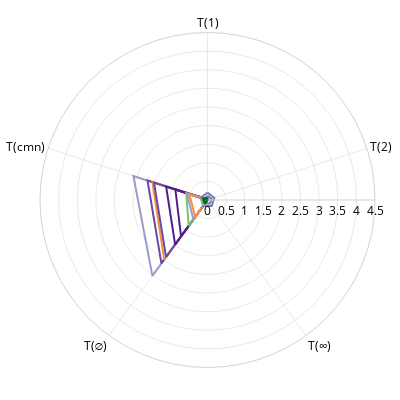
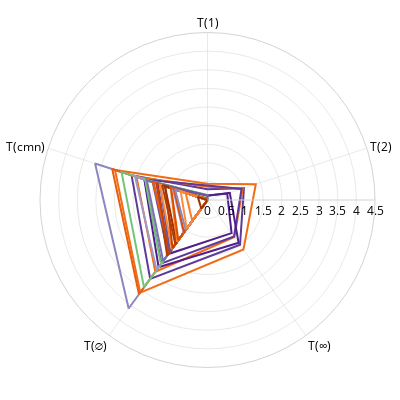
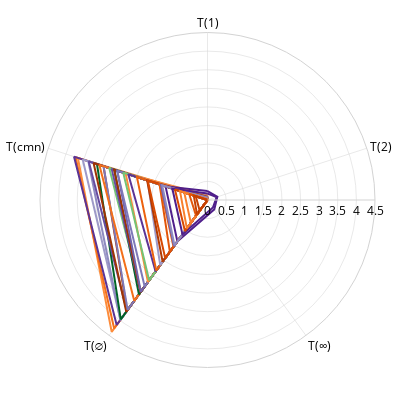

The code cell stored with these charts, in order, in its notebook:
### Code cell
from matplotlib import cm
from matplotlib.colors import to_hex
import re


import pandas as pd
import numpy as np
import plotly.graph_objects as go
import plotly.express as px
from process_database import process_grouped_df, process_rankings, compute_odds_ratio_by_group

import pandas as pd

# Your model type mapping
model_type_map = {
    'convnext_base': "fully convolutional",
    'convnext_tiny': "fully convolutional",
    'deit_small': "fully attention",
    'vit_base': "fully attention",
    'vit_small': "fully attention",
    'resnet50': "fully convolutional",
    'eva02_base': "fully attention",
    'eva02_tiny': "fully attention",
    'swin_base': "fully attention",
    'swin_tiny': "fully attention",
    'coatnet_0': "hybrid",
    'coatnet_2': "hybrid",
    'regnetx_004': "fully convolutional",
    'efficientnet-b0': "fully convolutional", 
    'deit_tiny': "fully attention",
    'mobilevit-small': "hybrid",
    'mobilenetv3': "fully convolutional",
    'edgenext_small': "fully convolutional",
    'coat_tiny': "hybrid",
}

# Colormap for each model type
type_to_cmap = {
    'fully convolutional': cm.Purples,     # deep violet → lavender
    'fully attention': cm.Oranges,         # strong orange → light peach
    'hybrid': cm.Greens                    # forest → mint
}

# Extract base backbone name from full backbone string
def extract_base_name(backbone_name):
    for base in model_type_map:
        if base in backbone_name:
            return base
    return 'unknown'


# Define line styles per loss function
line_styles = {
    'CLASSIC_AT': 'solid',
    'TRADES_v2': 'dot'
}


# Define mapping for renaming
metric_rename_map = {
    'sum_L1_acc': "T(1)",
    'sum_L2_acc': "T(2)",
    'sum_Linf_acc': "T(∞)",
    'sum_clean_acc': "T(∅)",
    'sum_common_acc':"T(cmn)"
}

# Apply the mapping to metrics list and add loop closing term
theta_labels = [metric_rename_map[m] for m in metric_rename_map] + [metric_rename_map[list(metric_rename_map.keys())[0]]]


from plotly.colors import qualitative
color_palette = qualitative.Bold

from process_database import process_grouped_df, process_rankings, compute_odds_ratio_by_group

for d in final_data:
    d["ft_strategy"] = "Linear Probing (50 epochs)"

for size_id,size in [ (0,'small'), (1,'medium'), (2,'large') ]: 
    grouped_df = process_grouped_df(final_data, size)
    grouped_df = process_rankings(grouped_df)

    df1 = grouped_df.copy()

    metrics_to_sum = ["L1_acc", "L2_acc", "Linf_acc", "clean_acc", "common_acc"]

    for metric in metrics_to_sum:
        metric_cols = [col for col in df1.columns if col[1] == metric]
        df1[f'sum_{metric}'] = df1[metric_cols].sum(axis=1)

    df_per_row_sums = df1[[f'sum_{m}' for m in metrics_to_sum]]

    df_per_row_sums.columns = df_per_row_sums.columns.get_level_values(0)

    df_per_row_sums.columns.name = 'metric'

    df_per_row_sums

    # Get all unique backbones
    backbones = sorted(set(backbone for backbone, _,_,_,_,_,_  in df_per_row_sums.index))

    # Map backbones to model type
    backbone_model_type = {b: model_type_map.get(extract_base_name(b), 'unknown') for b in backbones}

    # Assign gradient color per backbone based on model type
    color_map = {}
    for model_type in ['fully convolutional', 'fully attention', 'hybrid']:
        bks = [bk for bk in backbones if backbone_model_type[bk] == model_type]
        n = len(bks)
        for i, bk in enumerate(bks):
            start, end = 0.5, 0.9  # avoid very light or very dark edges
            position = start + (end - start) * (i / max(n - 1, 1))
            color = to_hex(type_to_cmap[model_type](position))
            color_map[bk] = color


    # Define metrics
    metrics = ['sum_L1_acc', 'sum_L2_acc', 'sum_Linf_acc', 'sum_clean_acc', 'sum_common_acc']

    # Get unique backbones
    unique_backbones = sorted( set(backbone for backbone, _,_,_,_,_,_ in df_per_row_sums.index) )

    fig = go.Figure()

    for (backbone, loss,_,_,_,_,_ ), row in df_per_row_sums.iterrows():
        fig.add_trace(go.Scatterpolar(
            r=row.tolist() + [row.tolist()[0]],  # Close the loop
            theta=theta_labels,
            mode='lines',
            name=f"{backbone} ({loss})",
            line=dict(
                width=2,
                color=color_map[backbone],
                dash=line_styles.get(loss, 'solid')
            )
        ))

    fig.update_layout(
        margin=dict(l=40, r=25, t=25, b=25),  # remove all outer margins
        width=400,    # in pixels (~2.5 inches at 96 DPI)
        height=400,    # in pixels (~1.875 inches)
        paper_bgcolor='white',
        plot_bgcolor='white',

        polar=dict(
            radialaxis=dict(
                visible=True,
                range=[0, 4.5],
                showline=True,
                linewidth=1,
                linecolor="lightgrey",
                gridcolor="lightgrey",
                gridwidth=0.5,
            ),
            angularaxis=dict(
                direction="clockwise",
                showline=True,
                linewidth=1,
                linecolor="lightgrey",
                gridcolor="lightgrey",
                gridwidth=0.5,
            ),
            bgcolor='white'
        ),
        legend=dict(
            x=0,
            y=1.0,
            xanchor='left',
            yanchor='top',
            bgcolor='rgba(255,255,255,0.9)',
            bordercolor='lightgrey',
            borderwidth=1,
            font=dict(size=11),
        ),
        showlegend=False,
        font=dict(color='black'),
    )

    fig.show()

    fig.write_image("./paper_figures/radar_plot_{}_{}.png".format(size, pn2), scale=3  )                # upscale for higher DPI (1 = default)

### Figure 1 — Plotly figure (JSON) as saved in the notebook; plotly's stock layout.template omitted (floating-point values rounded to 4 significant figures)
{"data": [{"line": {"color": "#9e9ac8", "dash": "solid", "width": 2}, "mode": "lines", "name": "edgenext_small.usi_in1k (edgenetx_s,sup,in1k)", "r": [0, 0, 0, 2.52, 2.093, 0], "theta": ["T(1)", "T(2)", "T(∞)", "T(∅)", "T(cmn)", "T(1)"], "type": "scatterpolar"}, {"line": {"color": "#674ba0", "dash": "solid", "width": 2}, "mode": "lines", "name": "mobilenetv3_large_100.ra_in1k (mobilenet_v3,sup,in1k)", "r": [0.02338, 0, 0, 2.107, 1.695, 0.02338], "theta": ["T(1)", "T(2)", "T(∞)", "T(∅)", "T(cmn)", "T(1)"], "type": "scatterpolar"}, {"line": {"color": "#fd8c3b", "dash": "solid", "width": 2}, "mode": "lines", "name": "deit_tiny_patch16_224.fb_in1k (deit_t,sup,in1k)", "r": [0, 0, 0, 1.98, 1.555, 0], "theta": ["T(1)", "T(2)", "T(∞)", "T(∅)", "T(cmn)", "T(1)"], "type": "scatterpolar"}, {"line": {"color": "#674ba0", "dash": "solid", "width": 2}, "mode": "lines", "name": "mobilenetv3_large_100.ra_in1k (mobilenet_v3,sup,in1k)", "r": [0.001, 0, 0, 1.894, 1.511, 0.001], "theta": ["T(1)", "T(2)", "T(∞)", "T(∅)", "T(cmn)", "T(1)"], "type": "scatterpolar"}, {"line": {"color": "#4f1f8b", "dash": "solid", "width": 2}, "mode": "lines", "name": "regnetx_004.pycls_in1k (regnetx_004,sup,in1k)", "r": [0.018, 0, 0, 1.479, 1.168, 0.018], "theta": ["T(1)", "T(2)", "T(∞)", "T(∅)", "T(cmn)", "T(1)"], "type": "scatterpolar"}, {"line": {"color": "#4f1f8b", "dash": "solid", "width": 2}, "mode": "lines", "name": "regnetx_004.pycls_in1k (regnetx_004,sup,in1k)", "r": [0, 0, 0, 1.209, 0.9072, 0], "theta": ["T(1)", "T(2)", "T(∞)", "T(∅)", "T(cmn)", "T(1)"], "type": "scatterpolar"}, {"line": {"color": "#73c476", "dash": "solid", "width": 2}, "mode": "lines", "name": "coat_tiny.in1k (coat_t,sup,in1k)", "r": [0, 0, 0, 0.8607, 0.6015, 0], "theta": ["T(1)", "T(2)", "T(∞)", "T(∅)", "T(cmn)", "T(1)"], "type": "scatterpolar"}, {"line": {"color": "#9e9ac8", "dash": "solid", "width": 2}, "mode": "lines", "name": "edgenext_small.usi_in1k (edgenetx_s,sup,in1k)", "r": [0, 0, 0, 0.645, 0.5805, 0], "theta": ["T(1)", "T(2)", "T(∞)", "T(∅)", "T(cmn)", "T(1)"], "type": "scatterpolar"}, {"line": {"color": "#fd8c3b", "dash": "solid", "width": 2}, "mode": "lines", "name": "deit_tiny_patch16_224.fb_in1k (deit_t,sup,in1k)", "r": [0, 0, 0, 0.5623, 0.5104, 0], "theta": ["T(1)", "T(2)", "T(∞)", "T(∅)", "T(cmn)", "T(1)"], "type": "scatterpolar"}, {"line": {"color": "#7e79b8", "dash": "solid", "width": 2}, "mode": "lines", "name": "efficientnet-b0 (efficientnet_b0,sup,in1k)", "r": [0.1986, 0.1916, 0.1966, 0.1966, 0.1916, 0.1986], "theta": ["T(1)", "T(2)", "T(∞)", "T(∅)", "T(cmn)", "T(1)"], "type": "scatterpolar"}, {"line": {"color": "#7e79b8", "dash": "solid", "width": 2}, "mode": "lines", "name": "efficientnet-b0 (efficientnet_b0,sup,in1k)", "r": [0.1146, 0.1126, 0.1146, 0.1146, 0.08605, 0.1146], "theta": ["T(1)", "T(2)", "T(∞)", "T(∅)", "T(cmn)", "T(1)"], "type": "scatterpolar"}, {"line": {"color": "#73c476", "dash": "solid", "width": 2}, "mode": "lines", "name": "coat_tiny.in1k (coat_t,sup,in1k)", "r": [0, 0, 0, 0.1779, 0.175, 0], "theta": ["T(1)", "T(2)", "T(∞)", "T(∅)", "T(cmn)", "T(1)"], "type": "scatterpolar"}, {"line": {"color": "#006428", "dash": "solid", "width": 2}, "mode": "lines", "name": "mobilevit-small (mobilevit_s,sup,in1k)", "r": [0.05405, 0.01176, 0, 0.1251, 0.126, 0.05405], "theta": ["T(1)", "T(2)", "T(∞)", "T(∅)", "T(cmn)", "T(1)"], "type": "scatterpolar"}, {"line": {"color": "#006428", "dash": "solid", "width": 2}, "mode": "lines", "name": "mobilevit-small (mobilevit_s,sup,in1k)", "r": [0.03981, 0.01, 0.004, 0.1095, 0.1171, 0.03981], "theta": ["T(1)", "T(2)", "T(∞)", "T(∅)", "T(cmn)", "T(1)"], "type": "scatterpolar"}], "layout": {"font": {"color": "black"}, "height": 400, "legend": {"bgcolor": "rgba(255,255,255,0.9)", "bordercolor": "lightgrey", "borderwidth": 1, "font": {"size": 11}, "x": 0, "xanchor": "left", "y": 1, "yanchor": "top"}, "margin": {"b": 25, "l": 40, "r": 25, "t": 25}, "paper_bgcolor": "white", "plot_bgcolor": "white", "polar": {"angularaxis": {"direction": "clockwise", "gridcolor": "lightgrey", "gridwidth": 0.5, "linecolor": "lightgrey", "linewidth": 1, "showline": true}, "bgcolor": "white", "radialaxis": {"gridcolor": "lightgrey", "gridwidth": 0.5, "linecolor": "lightgrey", "linewidth": 1, "range": [0, 4.5], "showline": true, "visible": true}}, "showlegend": false, "width": 400}}

### Figure 2 — Plotly figure (JSON) as saved in the notebook; plotly's stock layout.template omitted (floating-point values rounded to 4 significant figures)
{"data": [{"line": {"color": "#f26c16", "dash": "solid", "width": 2}, "mode": "lines", "name": "robust_deit_small_patch16_224 (deit_s,rob-sup,in1k)", "r": [0.4367, 1.365, 1.643, 3.074, 2.614, 0.4367], "theta": ["T(1)", "T(2)", "T(∞)", "T(∅)", "T(cmn)", "T(1)"], "type": "scatterpolar"}, {"line": {"color": "#5e3a98", "dash": "solid", "width": 2}, "mode": "lines", "name": "robust_convnext_tiny (convnext_t,rob-sup,in1k)", "r": [0.2877, 1.029, 1.487, 2.619, 2.144, 0.2877], "theta": ["T(1)", "T(2)", "T(∞)", "T(∅)", "T(cmn)", "T(1)"], "type": "scatterpolar"}, {"line": {"color": "#f26c16", "dash": "solid", "width": 2}, "mode": "lines", "name": "robust_deit_small_patch16_224 (deit_s,rob-sup,in1k)", "r": [0.355, 0.9934, 1.229, 2.384, 2.005, 0.355], "theta": ["T(1)", "T(2)", "T(∞)", "T(∅)", "T(cmn)", "T(1)"], "type": "scatterpolar"}, {"line": {"color": "#8b87bf", "dash": "solid", "width": 2}, "mode": "lines", "name": "convnext_tiny.fb_in22k (convnext_t,sup,in22k)", "r": [0.007175, 0, 0, 3.603, 3.176, 0.007175], "theta": ["T(1)", "T(2)", "T(∞)", "T(∅)", "T(cmn)", "T(1)"], "type": "scatterpolar"}, {"line": {"color": "#5e3a98", "dash": "solid", "width": 2}, "mode": "lines", "name": "robust_convnext_tiny (convnext_t,rob-sup,in1k)", "r": [0.3922, 0.9614, 1.212, 2.105, 1.775, 0.3922], "theta": ["T(1)", "T(2)", "T(∞)", "T(∅)", "T(cmn)", "T(1)"], "type": "scatterpolar"}, {"line": {"color": "#4f1f8b", "dash": "solid", "width": 2}, "mode": "lines", "name": "robust_resnet50 (resnet50,rob-sup,in1k)", "r": [0.117, 0.6297, 1.421, 2.234, 1.785, 0.117], "theta": ["T(1)", "T(2)", "T(∞)", "T(∅)", "T(cmn)", "T(1)"], "type": "scatterpolar"}, {"line": {"color": "#e85d0c", "dash": "solid", "width": 2}, "mode": "lines", "name": "swin_tiny_patch4_window7_224.ms_in1k (swin_t,sup,in1k)", "r": [0, 0, 0, 3.131, 2.691, 0], "theta": ["T(1)", "T(2)", "T(∞)", "T(∅)", "T(cmn)", "T(1)"], "type": "scatterpolar"}, {"line": {"color": "#73c476", "dash": "solid", "width": 2}, "mode": "lines", "name": "coatnet_0_rw_224.sw_in1k (coatnet_0,sup,in1k)", "r": [0.047, 0, 0, 2.902, 2.428, 0.047], "theta": ["T(1)", "T(2)", "T(∞)", "T(∅)", "T(cmn)", "T(1)"], "type": "scatterpolar"}, {"line": {"color": "#4f1f8b", "dash": "solid", "width": 2}, "mode": "lines", "name": "robust_resnet50 (resnet50,rob-sup,in1k)", "r": [0.123, 0.557, 1.1, 1.795, 1.408, 0.123], "theta": ["T(1)", "T(2)", "T(∞)", "T(∅)", "T(cmn)", "T(1)"], "type": "scatterpolar"}, {"line": {"color": "#9e9ac8", "dash": "solid", "width": 2}, "mode": "lines", "name": "convnext_tiny.fb_in1k (convnext_t,sup,in1k)", "r": [0, 0, 0, 2.326, 2.047, 0], "theta": ["T(1)", "T(2)", "T(∞)", "T(∅)", "T(cmn)", "T(1)"], "type": "scatterpolar"}, {"line": {"color": "#73c476", "dash": "solid", "width": 2}, "mode": "lines", "name": "coatnet_0_rw_224.sw_in1k (coatnet_0,sup,in1k)", "r": [0.1319, 0, 0, 2.128, 1.76, 0.1319], "theta": ["T(1)", "T(2)", "T(∞)", "T(∅)", "T(cmn)", "T(1)"], "type": "scatterpolar"}, {"line": {"color": "#7a71b4", "dash": "solid", "width": 2}, "mode": "lines", "name": "convnext_tiny.fb_in22k_ft_in1k (convnext_t,sup,in22k-in1k)", "r": [0, 0, 0, 2.028, 1.713, 0], "theta": ["T(1)", "T(2)", "T(∞)", "T(∅)", "T(cmn)", "T(1)"], "type": "scatterpolar"}, {"line": {"color": "#6c54a5", "dash": "solid", "width": 2}, "mode": "lines", "name": "resnet50.a1_in1k (resnet50,sup,in1k)", "r": [0.121, 0, 0, 1.8, 1.549, 0.121], "theta": ["T(1)", "T(2)", "T(∞)", "T(∅)", "T(cmn)", "T(1)"], "type": "scatterpolar"}, {"line": {"color": "#b33b02", "dash": "solid", "width": 2}, "mode": "lines", "name": "vit_small_patch16_224.augreg_in21k_ft_in1k (vit_s,sup,ink22k-in1k)", "r": [0, 0, 0, 1.845, 1.44, 0], "theta": ["T(1)", "T(2)", "T(∞)", "T(∅)", "T(cmn)", "T(1)"], "type": "scatterpolar"}, {"line": {"color": "#7a71b4", "dash": "solid", "width": 2}, "mode": "lines", "name": "convnext_tiny.fb_in22k_ft_in1k (convnext_t,sup,in22k-in1k)", "r": [0.012, 0, 0, 1.732, 1.517, 0.012], "theta": ["T(1)", "T(2)", "T(∞)", "T(∅)", "T(cmn)", "T(1)"], "type": "scatterpolar"}, {"line": {"color": "#e85d0c", "dash": "solid", "width": 2}, "mode": "lines", "name": "swin_tiny_patch4_window7_224.ms_in1k (swin_t,sup,in1k)", "r": [0.003, 0, 0, 1.702, 1.541, 0.003], "theta": ["T(1)", "T(2)", "T(∞)", "T(∅)", "T(cmn)", "T(1)"], "type": "scatterpolar"}, {"line": {"color": "#c94202", "dash": "solid", "width": 2}, "mode": "lines", "name": "vit_small_patch16_224.augreg_in21k (vit_s,sup,in22k)", "r": [0.009, 0, 0, 1.77, 1.427, 0.009], "theta": ["T(1)", "T(2)", "T(∞)", "T(∅)", "T(cmn)", "T(1)"], "type": "scatterpolar"}, {"line": {"color": "#6c54a5", "dash": "solid", "width": 2}, "mode": "lines", "name": "resnet50.a1_in1k (resnet50,sup,in1k)", "r": [0.02133, 0, 0, 1.716, 1.339, 0.02133], "theta": ["T(1)", "T(2)", "T(∞)", "T(∅)", "T(cmn)", "T(1)"], "type": "scatterpolar"}, {"line": {"color": "#fd8c3b", "dash": "solid", "width": 2}, "mode": "lines", "name": "deit_small_patch16_224.fb_in1k (deit_s,sup,in1k)", "r": [0, 0, 0, 1.627, 1.338, 0], "theta": ["T(1)", "T(2)", "T(∞)", "T(∅)", "T(cmn)", "T(1)"], "type": "scatterpolar"}, {"line": {"color": "#c94202", "dash": "solid", "width": 2}, "mode": "lines", "name": "vit_small_patch16_224.augreg_in21k (vit_s,sup,in22k)", "r": [0.001, 0, 0, 1.596, 1.195, 0.001], "theta": ["T(1)", "T(2)", "T(∞)", "T(∅)", "T(cmn)", "T(1)"], "type": "scatterpolar"}, {"line": {"color": "#b33b02", "dash": "solid", "width": 2}, "mode": "lines", "name": "vit_small_patch16_224.augreg_in21k_ft_in1k (vit_s,sup,ink22k-in1k)", "r": [0.001333, 0, 0, 1.469, 1.278, 0.001333], "theta": ["T(1)", "T(2)", "T(∞)", "T(∅)", "T(cmn)", "T(1)"], "type": "scatterpolar"}, {"line": {"color": "#9e3303", "dash": "solid", "width": 2}, "mode": "lines", "name": "vit_small_patch16_224.dino (vit_b,dino,in1k)", "r": [0.02422, 0.004762, 0, 1.412, 1.202, 0.02422], "theta": ["T(1)", "T(2)", "T(∞)", "T(∅)", "T(cmn)", "T(1)"], "type": "scatterpolar"}, {"line": {"color": "#f87d29", "dash": "solid", "width": 2}, "mode": "lines", "name": "eva02_tiny_patch14_224.mim_in22k (eva02_b,mim,ink22k)", "r": [0, 0, 0, 1.39, 1.039, 0], "theta": ["T(1)", "T(2)", "T(∞)", "T(∅)", "T(cmn)", "T(1)"], "type": "scatterpolar"}, {"line": {"color": "#dd4d04", "dash": "solid", "width": 2}, "mode": "lines", "name": "vit_small_patch16_224.augreg_in1k (vit_s,sup,in1k)", "r": [0, 0, 0, 1.334, 1.027, 0], "theta": ["T(1)", "T(2)", "T(∞)", "T(∅)", "T(cmn)", "T(1)"], "type": "scatterpolar"}, {"line": {"color": "#9e9ac8", "dash": "solid", "width": 2}, "mode": "lines", "name": "convnext_tiny.fb_in1k (convnext_t,sup,in1k)", "r": [0.001333, 0, 0, 1.09, 0.9763, 0.001333], "theta": ["T(1)", "T(2)", "T(∞)", "T(∅)", "T(cmn)", "T(1)"], "type": "scatterpolar"}, {"line": {"color": "#dd4d04", "dash": "solid", "width": 2}, "mode": "lines", "name": "vit_small_patch16_224.augreg_in1k (vit_s,sup,in1k)", "r": [0.028, 0, 0, 1.074, 0.946, 0.028], "theta": ["T(1)", "T(2)", "T(∞)", "T(∅)", "T(cmn)", "T(1)"], "type": "scatterpolar"}, {"line": {"color": "#8b87bf", "dash": "solid", "width": 2}, "mode": "lines", "name": "convnext_tiny.fb_in22k (convnext_t,sup,in22k)", "r": [0.008, 0, 0, 0.9953, 0.917, 0.008], "theta": ["T(1)", "T(2)", "T(∞)", "T(∅)", "T(cmn)", "T(1)"], "type": "scatterpolar"}, {"line": {"color": "#fd8c3b", "dash": "solid", "width": 2}, "mode": "lines", "name": "deit_small_patch16_224.fb_in1k (deit_s,sup,in1k)", "r": [0, 0, 0, 0.9489, 0.7569, 0], "theta": ["T(1)", "T(2)", "T(∞)", "T(∅)", "T(cmn)", "T(1)"], "type": "scatterpolar"}, {"line": {"color": "#f87d29", "dash": "solid", "width": 2}, "mode": "lines", "name": "eva02_tiny_patch14_224.mim_in22k (eva02_b,mim,ink22k)", "r": [0.006, 0, 0, 0.695, 0.6166, 0.006], "theta": ["T(1)", "T(2)", "T(∞)", "T(∅)", "T(cmn)", "T(1)"], "type": "scatterpolar"}, {"line": {"color": "#9e3303", "dash": "solid", "width": 2}, "mode": "lines", "name": "vit_small_patch16_224.dino (vit_b,dino,in1k)", "r": [0, 0, 0, 0.2853, 0.2729, 0], "theta": ["T(1)", "T(2)", "T(∞)", "T(∅)", "T(cmn)", "T(1)"], "type": "scatterpolar"}], "layout": {"font": {"color": "black"}, "height": 400, "legend": {"bgcolor": "rgba(255,255,255,0.9)", "bordercolor": "lightgrey", "borderwidth": 1, "font": {"size": 11}, "x": 0, "xanchor": "left", "y": 1, "yanchor": "top"}, "margin": {"b": 25, "l": 40, "r": 25, "t": 25}, "paper_bgcolor": "white", "plot_bgcolor": "white", "polar": {"angularaxis": {"direction": "clockwise", "gridcolor": "lightgrey", "gridwidth": 0.5, "linecolor": "lightgrey", "linewidth": 1, "showline": true}, "bgcolor": "white", "radialaxis": {"gridcolor": "lightgrey", "gridwidth": 0.5, "linecolor": "lightgrey", "linewidth": 1, "range": [0, 4.5], "showline": true, "visible": true}}, "showlegend": false, "width": 400}}

### Figure 3 — Plotly figure (JSON) as saved in the notebook; plotly's stock layout.template omitted (floating-point values rounded to 4 significant figures)
{"data": [{"line": {"color": "#fd8c3b", "dash": "solid", "width": 2}, "mode": "lines", "name": "eva02_base_patch14_224.mim_in22k (eva02_b,mim,ink22k)", "r": [0.073, 0, 0, 4.379, 3.662, 0.073], "theta": ["T(1)", "T(2)", "T(∞)", "T(∅)", "T(cmn)", "T(1)"], "type": "scatterpolar"}, {"line": {"color": "#f3701b", "dash": "solid", "width": 2}, "mode": "lines", "name": "swin_base_patch4_window7_224.ms_in22k_ft_in1k (swin_b,sup,ink22k-in1k)", "r": [0.008, 0, 0, 4.267, 3.728, 0.008], "theta": ["T(1)", "T(2)", "T(∞)", "T(∅)", "T(cmn)", "T(1)"], "type": "scatterpolar"}, {"line": {"color": "#5b3495", "dash": "solid", "width": 2}, "mode": "lines", "name": "convnext_base.fb_in22k_ft_in1k (convnext_b,sup,in22k-in1k)", "r": [0.002, 0, 0, 4.152, 3.77, 0.002], "theta": ["T(1)", "T(2)", "T(∞)", "T(∅)", "T(cmn)", "T(1)"], "type": "scatterpolar"}, {"line": {"color": "#9e9ac8", "dash": "solid", "width": 2}, "mode": "lines", "name": "CLIP-convnext_base_w-laion2B-s13B-b82K (convnext_b,clip,laion2b)", "r": [0.04, 0, 0, 3.978, 3.525, 0.04], "theta": ["T(1)", "T(2)", "T(∞)", "T(∅)", "T(cmn)", "T(1)"], "type": "scatterpolar"}, {"line": {"color": "#8e8ac0", "dash": "solid", "width": 2}, "mode": "lines", "name": "CLIP-convnext_base_w-laion_aesthetic-s13B-b82K (convnext_b,clip,laiona)", "r": [0, 0, 0, 3.984, 3.367, 0], "theta": ["T(1)", "T(2)", "T(∞)", "T(∅)", "T(cmn)", "T(1)"], "type": "scatterpolar"}, {"line": {"color": "#006428", "dash": "solid", "width": 2}, "mode": "lines", "name": "coatnet_2_rw_224.sw_in12k_ft_in1k (coatnet_2,sup,in12k-in1k)", "r": [0.006667, 0, 0, 3.963, 3.122, 0.006667], "theta": ["T(1)", "T(2)", "T(∞)", "T(∅)", "T(cmn)", "T(1)"], "type": "scatterpolar"}, {"line": {"color": "#674ba0", "dash": "solid", "width": 2}, "mode": "lines", "name": "convnext_base.fb_in22k (convnext_b,sup,in22k)", "r": [0, 0, 0, 3.683, 3.354, 0], "theta": ["T(1)", "T(2)", "T(∞)", "T(∅)", "T(cmn)", "T(1)"], "type": "scatterpolar"}, {"line": {"color": "#9e3303", "dash": "solid", "width": 2}, "mode": "lines", "name": "vit_base_patch16_clip_224.laion2b_ft_in1k (vit_b,clip,laion2b)", "r": [0.006, 0, 0, 3.712, 3.218, 0.006], "theta": ["T(1)", "T(2)", "T(∞)", "T(∅)", "T(cmn)", "T(1)"], "type": "scatterpolar"}, {"line": {"color": "#b03903", "dash": "solid", "width": 2}, "mode": "lines", "name": "vit_base_patch16_clip_224.laion2b (vit_b,clip,laion2b)", "r": [0.002, 0, 0, 3.674, 2.938, 0.002], "theta": ["T(1)", "T(2)", "T(∞)", "T(∅)", "T(cmn)", "T(1)"], "type": "scatterpolar"}, {"line": {"color": "#7e79b8", "dash": "solid", "width": 2}, "mode": "lines", "name": "convnext_base.clip_laion2b_augreg_ft_in12k_in1k (convnext_b,hybrid,laion2b-in12k-in1k)", "r": [0.002667, 0, 0, 3.652, 2.935, 0.002667], "theta": ["T(1)", "T(2)", "T(∞)", "T(∅)", "T(cmn)", "T(1)"], "type": "scatterpolar"}, {"line": {"color": "#f3701b", "dash": "solid", "width": 2}, "mode": "lines", "name": "swin_base_patch4_window7_224.ms_in22k_ft_in1k (swin_b,sup,ink22k-in1k)", "r": [0.032, 0, 0, 3.348, 3.056, 0.032], "theta": ["T(1)", "T(2)", "T(∞)", "T(∅)", "T(cmn)", "T(1)"], "type": "scatterpolar"}, {"line": {"color": "#73c476", "dash": "solid", "width": 2}, "mode": "lines", "name": "coatnet_2_rw_224.sw_in12k (coatnet_2,sup,in12k)", "r": [0.05333, 0, 0, 3.047, 2.776, 0.05333], "theta": ["T(1)", "T(2)", "T(∞)", "T(∅)", "T(cmn)", "T(1)"], "type": "scatterpolar"}, {"line": {"color": "#006428", "dash": "solid", "width": 2}, "mode": "lines", "name": "coatnet_2_rw_224.sw_in12k_ft_in1k (coatnet_2,sup,in12k-in1k)", "r": [0.04933, 0, 0, 3.135, 2.632, 0.04933], "theta": ["T(1)", "T(2)", "T(∞)", "T(∅)", "T(cmn)", "T(1)"], "type": "scatterpolar"}, {"line": {"color": "#674ba0", "dash": "solid", "width": 2}, "mode": "lines", "name": "convnext_base.fb_in22k (convnext_b,sup,in22k)", "r": [0.017, 0, 0, 3.06, 2.707, 0.017], "theta": ["T(1)", "T(2)", "T(∞)", "T(∅)", "T(cmn)", "T(1)"], "type": "scatterpolar"}, {"line": {"color": "#9e3303", "dash": "solid", "width": 2}, "mode": "lines", "name": "vit_base_patch16_clip_224.laion2b_ft_in1k (vit_b,clip,laion2b)", "r": [0.032, 0, 0, 3.061, 2.638, 0.032], "theta": ["T(1)", "T(2)", "T(∞)", "T(∅)", "T(cmn)", "T(1)"], "type": "scatterpolar"}, {"line": {"color": "#7262ac", "dash": "solid", "width": 2}, "mode": "lines", "name": "convnext_base.fb_in1k (convnext_b,sup,in1k)", "r": [0, 0, 0, 3.047, 2.551, 0], "theta": ["T(1)", "T(2)", "T(∞)", "T(∅)", "T(cmn)", "T(1)"], "type": "scatterpolar"}, {"line": {"color": "#7e79b8", "dash": "solid", "width": 2}, "mode": "lines", "name": "convnext_base.clip_laion2b_augreg_ft_in12k_in1k (convnext_b,hybrid,laion2b-in12k-in1k)", "r": [0.01467, 0, 0, 2.872, 2.554, 0.01467], "theta": ["T(1)", "T(2)", "T(∞)", "T(∅)", "T(cmn)", "T(1)"], "type": "scatterpolar"}, {"line": {"color": "#fd8c3b", "dash": "solid", "width": 2}, "mode": "lines", "name": "eva02_base_patch14_224.mim_in22k (eva02_b,mim,ink22k)", "r": [0.1257, 0.001, 0, 2.721, 2.313, 0.1257], "theta": ["T(1)", "T(2)", "T(∞)", "T(∅)", "T(cmn)", "T(1)"], "type": "scatterpolar"}, {"line": {"color": "#73c476", "dash": "solid", "width": 2}, "mode": "lines", "name": "coatnet_2_rw_224.sw_in12k (coatnet_2,sup,in12k)", "r": [0, 0, 0, 2.667, 2.381, 0], "theta": ["T(1)", "T(2)", "T(∞)", "T(∅)", "T(cmn)", "T(1)"], "type": "scatterpolar"}, {"line": {"color": "#5b3495", "dash": "solid", "width": 2}, "mode": "lines", "name": "convnext_base.fb_in22k_ft_in1k (convnext_b,sup,in22k-in1k)", "r": [0.01067, 0, 0, 2.372, 2.237, 0.01067], "theta": ["T(1)", "T(2)", "T(∞)", "T(∅)", "T(cmn)", "T(1)"], "type": "scatterpolar"}, {"line": {"color": "#ec620f", "dash": "solid", "width": 2}, "mode": "lines", "name": "vit_base_patch16_224.augreg_in1k (vit_b,sup,in1k)", "r": [0.004, 0, 0, 2.342, 1.994, 0.004], "theta": ["T(1)", "T(2)", "T(∞)", "T(∅)", "T(cmn)", "T(1)"], "type": "scatterpolar"}, {"line": {"color": "#9e9ac8", "dash": "solid", "width": 2}, "mode": "lines", "name": "CLIP-convnext_base_w-laion2B-s13B-b82K (convnext_b,clip,laion2b)", "r": [0.101, 0, 0, 2.162, 1.694, 0.101], "theta": ["T(1)", "T(2)", "T(∞)", "T(∅)", "T(cmn)", "T(1)"], "type": "scatterpolar"}, {"line": {"color": "#b03903", "dash": "solid", "width": 2}, "mode": "lines", "name": "vit_base_patch16_clip_224.laion2b (vit_b,clip,laion2b)", "r": [0.088, 0, 0, 2.051, 1.705, 0.088], "theta": ["T(1)", "T(2)", "T(∞)", "T(∅)", "T(cmn)", "T(1)"], "type": "scatterpolar"}, {"line": {"color": "#d84801", "dash": "solid", "width": 2}, "mode": "lines", "name": "vit_base_patch16_224.augreg_in21k_ft_in1k (vit_b,sup,ink22k-in1k)", "r": [0.032, 0.006, 0.001333, 1.931, 1.688, 0.032], "theta": ["T(1)", "T(2)", "T(∞)", "T(∅)", "T(cmn)", "T(1)"], "type": "scatterpolar"}, {"line": {"color": "#4f1f8b", "dash": "solid", "width": 2}, "mode": "lines", "name": "robust_convnext_base (convnext_b,rob-sup,in1k)", "r": [0.2402, 0.2786, 0.3104, 1.376, 1.184, 0.2402], "theta": ["T(1)", "T(2)", "T(∞)", "T(∅)", "T(cmn)", "T(1)"], "type": "scatterpolar"}, {"line": {"color": "#e25508", "dash": "solid", "width": 2}, "mode": "lines", "name": "vit_base_patch16_224.augreg_in21k (vit_b,sup,in22k)", "r": [0.017, 0.003, 0.001, 1.719, 1.354, 0.017], "theta": ["T(1)", "T(2)", "T(∞)", "T(∅)", "T(cmn)", "T(1)"], "type": "scatterpolar"}, {"line": {"color": "#ec620f", "dash": "solid", "width": 2}, "mode": "lines", "name": "vit_base_patch16_224.augreg_in1k (vit_b,sup,in1k)", "r": [0.049, 0.006, 0.001333, 1.553, 1.342, 0.049], "theta": ["T(1)", "T(2)", "T(∞)", "T(∅)", "T(cmn)", "T(1)"], "type": "scatterpolar"}, {"line": {"color": "#7262ac", "dash": "solid", "width": 2}, "mode": "lines", "name": "convnext_base.fb_in1k (convnext_b,sup,in1k)", "r": [0.018, 0, 0, 1.532, 1.317, 0.018], "theta": ["T(1)", "T(2)", "T(∞)", "T(∅)", "T(cmn)", "T(1)"], "type": "scatterpolar"}, {"line": {"color": "#8e8ac0", "dash": "solid", "width": 2}, "mode": "lines", "name": "CLIP-convnext_base_w-laion_aesthetic-s13B-b82K (convnext_b,clip,laiona)", "r": [0.071, 0, 0, 1.507, 1.28, 0.071], "theta": ["T(1)", "T(2)", "T(∞)", "T(∅)", "T(cmn)", "T(1)"], "type": "scatterpolar"}, {"line": {"color": "#4f1f8b", "dash": "solid", "width": 2}, "mode": "lines", "name": "robust_convnext_base (convnext_b,rob-sup,in1k)", "r": [0.1719, 0.2585, 0.248, 1.143, 0.9932, 0.1719], "theta": ["T(1)", "T(2)", "T(∞)", "T(∅)", "T(cmn)", "T(1)"], "type": "scatterpolar"}, {"line": {"color": "#d84801", "dash": "solid", "width": 2}, "mode": "lines", "name": "vit_base_patch16_224.augreg_in21k_ft_in1k (vit_b,sup,ink22k-in1k)", "r": [0, 0, 0, 1.031, 0.9201, 0], "theta": ["T(1)", "T(2)", "T(∞)", "T(∅)", "T(cmn)", "T(1)"], "type": "scatterpolar"}, {"line": {"color": "#f87f2c", "dash": "solid", "width": 2}, "mode": "lines", "name": "robust_vit_base_patch16_224 (vit_b,rob-sup,in1k)", "r": [0.002381, 0.004762, 0.009524, 0.9432, 0.7775, 0.002381], "theta": ["T(1)", "T(2)", "T(∞)", "T(∅)", "T(cmn)", "T(1)"], "type": "scatterpolar"}, {"line": {"color": "#f87f2c", "dash": "solid", "width": 2}, "mode": "lines", "name": "robust_vit_base_patch16_224 (vit_b,rob-sup,in1k)", "r": [0.018, 0.012, 0.002, 0.761, 0.6564, 0.018], "theta": ["T(1)", "T(2)", "T(∞)", "T(∅)", "T(cmn)", "T(1)"], "type": "scatterpolar"}, {"line": {"color": "#e25508", "dash": "solid", "width": 2}, "mode": "lines", "name": "vit_base_patch16_224.augreg_in21k (vit_b,sup,in22k)", "r": [0, 0, 0, 0.5217, 0.5174, 0], "theta": ["T(1)", "T(2)", "T(∞)", "T(∅)", "T(cmn)", "T(1)"], "type": "scatterpolar"}, {"line": {"color": "#c54102", "dash": "solid", "width": 2}, "mode": "lines", "name": "vit_base_patch16_224.mae (vit_b,mae,in1k)", "r": [0, 0, 0, 0.4788, 0.3885, 0], "theta": ["T(1)", "T(2)", "T(∞)", "T(∅)", "T(cmn)", "T(1)"], "type": "scatterpolar"}, {"line": {"color": "#c54102", "dash": "solid", "width": 2}, "mode": "lines", "name": "vit_base_patch16_224.mae (vit_b,mae,in1k)", "r": [0, 0, 0, 0.3574, 0.3309, 0], "theta": ["T(1)", "T(2)", "T(∞)", "T(∅)", "T(cmn)", "T(1)"], "type": "scatterpolar"}], "layout": {"font": {"color": "black"}, "height": 400, "legend": {"bgcolor": "rgba(255,255,255,0.9)", "bordercolor": "lightgrey", "borderwidth": 1, "font": {"size": 11}, "x": 0, "xanchor": "left", "y": 1, "yanchor": "top"}, "margin": {"b": 25, "l": 40, "r": 25, "t": 25}, "paper_bgcolor": "white", "plot_bgcolor": "white", "polar": {"angularaxis": {"direction": "clockwise", "gridcolor": "lightgrey", "gridwidth": 0.5, "linecolor": "lightgrey", "linewidth": 1, "showline": true}, "bgcolor": "white", "radialaxis": {"gridcolor": "lightgrey", "gridwidth": 0.5, "linecolor": "lightgrey", "linewidth": 1, "range": [0, 4.5], "showline": true, "visible": true}}, "showlegend": false, "width": 400}}
